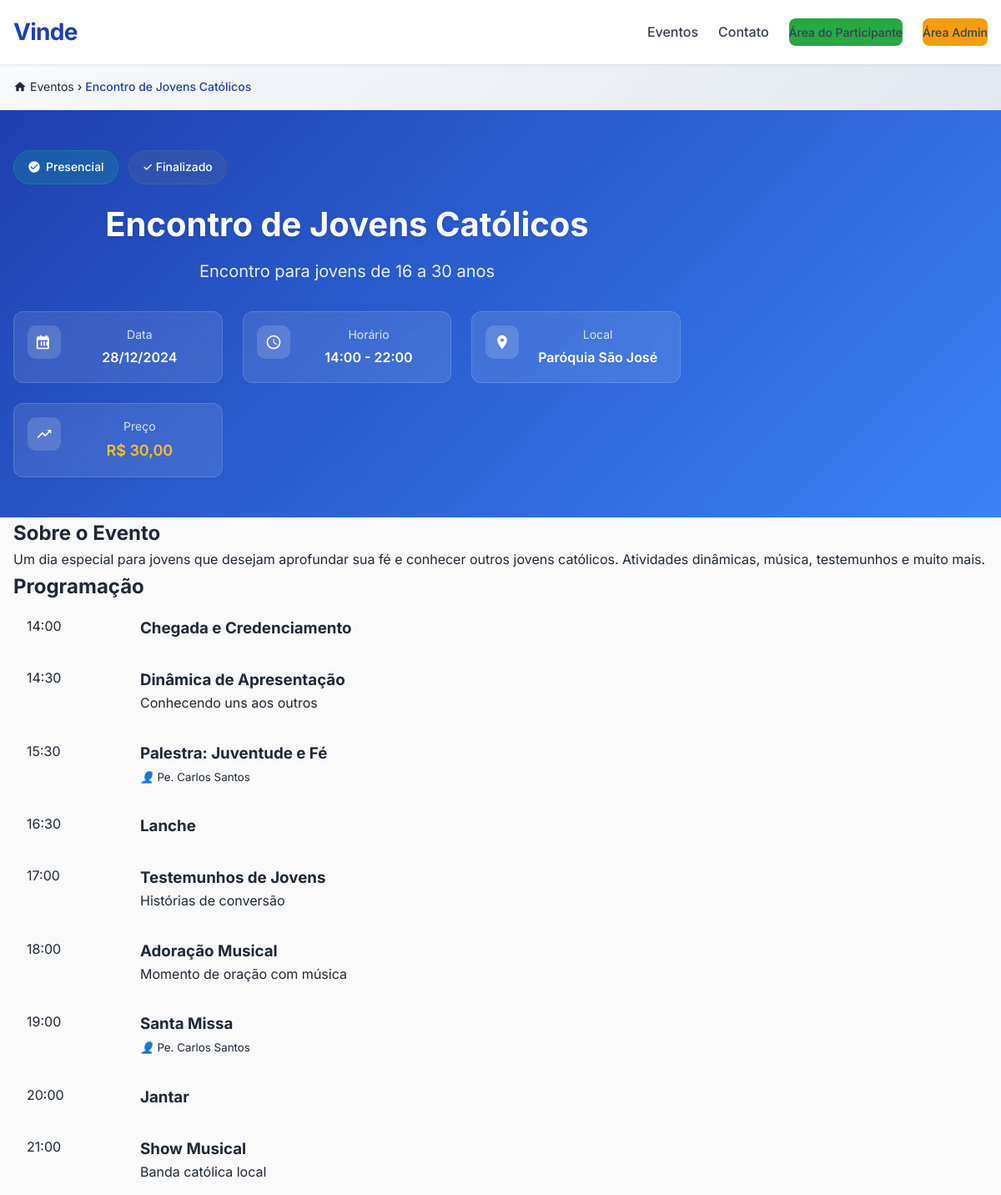
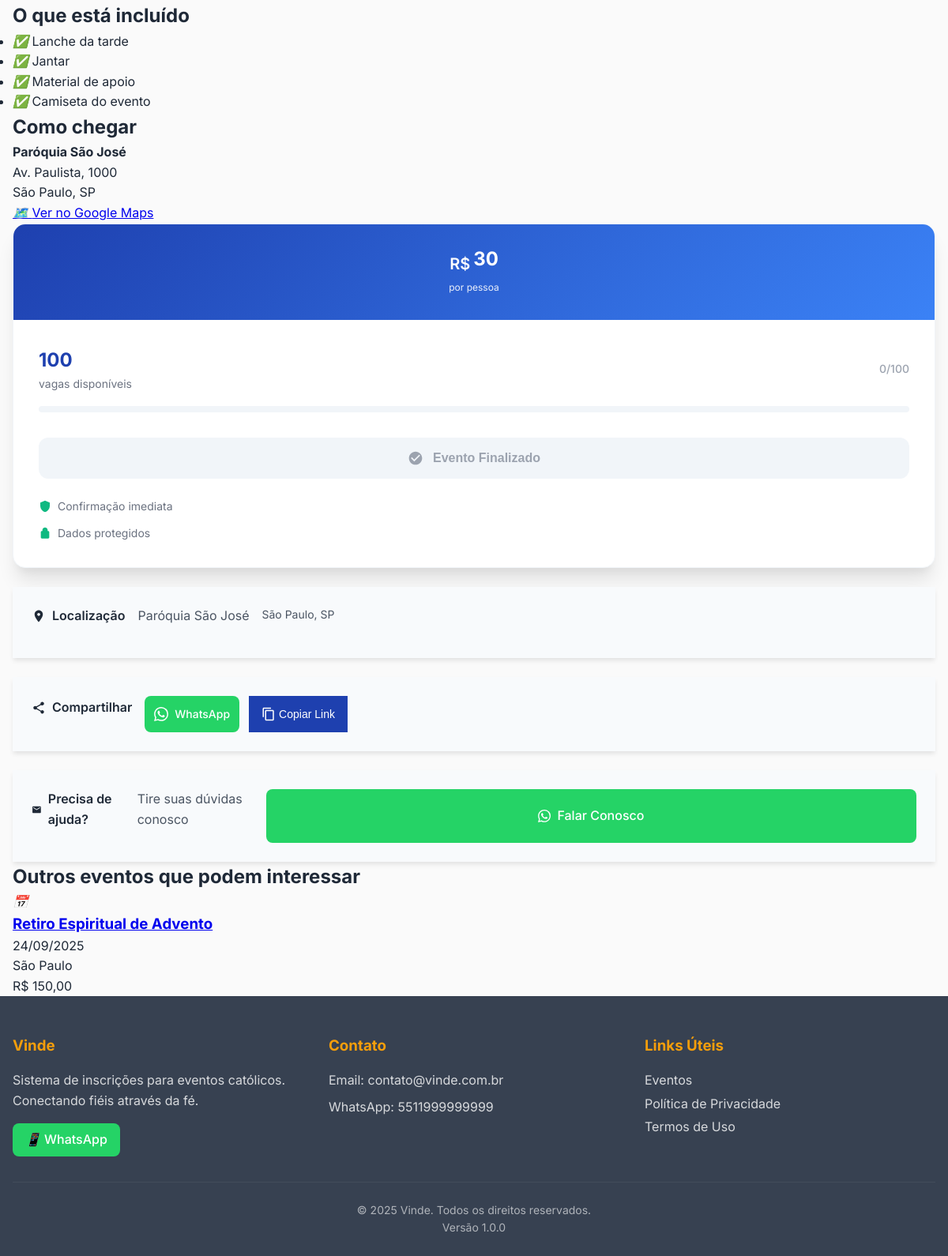
The app's page /evento.php?id=2 with its own data (2 pictures, top to bottom).
### tables this page shows
CREATE TABLE IF NOT EXISTS `eventos` (
  `id` int(11) NOT NULL AUTO_INCREMENT,
  `nome` varchar(200) NOT NULL,
  `slug` varchar(200) NOT NULL,
  `descricao` text DEFAULT NULL,
  `descricao_completa` text DEFAULT NULL,
  `data_inicio` date NOT NULL,
  `data_fim` date DEFAULT NULL,
  `horario_inicio` time DEFAULT NULL,
  `horario_fim` time DEFAULT NULL,
  `local` varchar(200) NOT NULL,
  `endereco` text DEFAULT NULL,
  `cidade` varchar(100) NOT NULL,
  `estado` varchar(2) DEFAULT 'SP',
  `valor` decimal(10,2) NOT NULL DEFAULT 0.00,
  `limite_participantes` int(11) NOT NULL DEFAULT 100,
  `tipo` enum('presencial','online','hibrido') DEFAULT 'presencial',
  `status` enum('ativo','inativo','finalizado','esgotado') DEFAULT 'ativo',
  `programacao` longtext DEFAULT NULL CHECK (json_valid(`programacao`)),
  `inclui` longtext DEFAULT NULL CHECK (json_valid(`inclui`)),
  `imagem` varchar(255) DEFAULT NULL,
  `criado_em` timestamp NOT NULL DEFAULT current_timestamp(),
  `atualizado_em` timestamp NOT NULL DEFAULT current_timestamp() ON UPDATE current_timestamp(),
  PRIMARY KEY (`id`),
  UNIQUE KEY `slug` (`slug`),
  KEY `idx_slug` (`slug`),
  KEY `idx_status` (`status`),
  KEY `idx_data_inicio` (`data_inicio`),
  KEY `idx_cidade` (`cidade`),
  KEY `idx_tipo` (`tipo`),
  KEY `idx_eventos_data_status` (`data_inicio`,`status`)
);

### evento.php (the view, shortened to what the rows shown need)
<?php
require_once 'includes/init.php';
if (isset($_GET['id']) && !empty($_GET['id'])) {
    $evento_id = (int) $_GET['id'];
    $evento = buscar_um("
        SELECT e.*,
               COUNT(p.id) as total_inscritos,
               (e.limite_participantes - COUNT(p.id)) as vagas_restantes
        FROM eventos e
        LEFT JOIN participantes p ON e.id = p.evento_id AND p.status != 'cancelado'
        WHERE e.id = ? AND e.status = 'ativo'
        GROUP BY e.id
    ", [$evento_id]);
} else {
    exibir_erro_404();
}
$programacao = $evento['programacao'] ? json_decode($evento['programacao'], true) : [];
$inclui = $evento['inclui'] ? json_decode($evento['inclui'], true) : [];
$evento_passou = strtotime($evento['data_inicio']) < strtotime('today');
$evento_esgotado = $evento['vagas_restantes'] <= 0;
?>
<main class="evento-main">
    <nav class="evento-breadcrumb">
        <div class="container">
            <div class="breadcrumb-content">
                <a href="<?= SITE_URL ?>" class="breadcrumb-link">
                    <svg width="16" height="16" viewBox="0 0 24 24" fill="currentColor">
                        <path d="M10 20v-6h4v6h5v-8h3L12 3 2 12h3v8z"/>
                    </svg>
                    Eventos
                </a>
                <span class="breadcrumb-separator">›</span>
                <span class="breadcrumb-current"><?= htmlspecialchars($evento['nome']) ?></span>
            </div>
        </div>
    </nav>
    <section class="evento-hero-premium">
        <div class="container">
            <div class="hero-content">
                <div class="hero-badges">
                    <span class="hero-badge hero-badge-<?= $evento['tipo'] ?>">
                        <svg width="16" height="16" viewBox="0 0 24 24" fill="currentColor">
                            <path d="M12 2C6.48 2 2 6.48 2 12s4.48 10 10 10 10-4.48 10-10S17.52 2 12 2zm-2 15l-5-5 1.41-1.41L10 14.17l7.59-7.59L19 8l-9 9z"/>
                        </svg>
                        <?= ucfirst($evento['tipo']) ?>
                    </span>
                    <?php if ($evento_passou): ?>
                        <span class="hero-badge hero-badge-finished">✓ Finalizado</span>
                    <?php elseif ($evento_esgotado): ?>
                        <span class="hero-badge hero-badge-sold-out">🔥 Esgotado</span>
                    <?php elseif ($evento['vagas_restantes'] <= 5): ?>
                        <span class="hero-badge hero-badge-limited">⚡ Últimas vagas</span>
                    <?php endif; ?>
                </div>
                <h1 class="hero-title"><?= htmlspecialchars($evento['nome']) ?></h1>
                <p class="hero-description"><?= htmlspecialchars($evento['descricao']) ?></p>
                <div class="hero-quick-info">
                    <div class="quick-info-grid">
                        <div class="quick-info-item">
                            <div class="quick-info-content">
                                <span class="quick-info-label">Data</span>
                                <span class="quick-info-value">
                                    <?= formatar_data($evento['data_inicio']) ?>
                                </span>
                            </div>
                        </div>
                        <?php if ($evento['horario_inicio']): ?>
                        <div class="quick-info-item">
                            <div class="quick-info-icon">
                                <svg width="20" height="20" viewBox="0 0 24 24" fill="currentColor">
                                    <path d="M11.99 2C6.47 2 2 6.48 2 12s4.47 10 9.99 10C17.52 22 22 17.52 22 12S17.52 2 11.99 2zM12 20c-4.42 0-8-3.58-8-8s3.58-8 8-8 8 3.58 8 8-3.58 8-8 8z"/>
                                    <path d="m12.5 7-1 0 0 6 4.75 2.85.75-1.23-4-2.37z"/>
                                </svg>
                            </div>
                            <div class="quick-info-content">
                                <span class="quick-info-label">Horário</span>
                                <span class="quick-info-value">
                                    <?= date('H:i', strtotime($evento['horario_inicio'])) ?>
                                    <?php if ($evento['horario_fim']): ?>
                                        - <?= date('H:i', strtotime($evento['horario_fim'])) ?>
                                    <?php endif; ?>
                                </span>
                            </div>
                        </div>
                        <?php endif; ?>
                        <div class="quick-info-item">
                            <div class="quick-info-content">
                                <span class="quick-info-label">Local</span>
                                <span class="quick-info-value"><?= htmlspecialchars($evento['local']) ?></span>
                            </div>
                        </div>
                        <div class="quick-info-item">
                            <div class="quick-info-content">
                                <span class="quick-info-label">Preço</span>
                                <span class="quick-info-value quick-info-price">
                                    <?= $evento['valor'] > 0 ? formatar_dinheiro($evento['valor']) : 'Gratuito' ?>
                                </span>
                            </div>
                        </div>
                    </div>
                </div>
            </div>
        </div>
    </section>
    <section class="evento-conteudo">
        <div class="container">
            <div class="evento-layout">
                <div class="evento-principal">
                    <?php if ($evento['descricao_completa']): ?>
                    <div class="evento-secao">
                        <h2>Sobre o Evento</h2>
                        <div class="texto-formatado">
                            <?= nl2br(htmlspecialchars($evento['descricao_completa'])) ?>
                        </div>
                    </div>
                    <?php endif; ?>
                    <?php if (!empty($programacao)): ?>
                    <div class="evento-secao">
                        <h2>Programação</h2>
                    </div>
                    <?php endif; ?>
                    <?php if (!empty($inclui)): ?>
                    <div class="evento-secao">
                        <h2>O que está incluído</h2>
                        <ul class="lista-incluso">
                            <?php foreach ($inclui as $item): ?>
                                <li>
                                    <i class="icon-check"></i>
                                    <?= htmlspecialchars($item) ?>
                                </li>
                            <?php endforeach; ?>
                        </ul>
                    </div>
                    <?php endif; ?>
                    <?php if ($evento['endereco']): ?>
                    <div class="evento-secao">
                        <h2>Como chegar</h2>
                        <div class="endereco">
                            <p><strong><?= htmlspecialchars($evento['local']) ?></strong></p>
                            <p><?= htmlspecialchars($evento['endereco']) ?></p>
                            <p><?= htmlspecialchars($evento['cidade']) ?>, <?= $evento['estado'] ?></p>
                            <a href="https://maps.google.com/?q=<?= urlencode($evento['endereco'] . ', ' . $evento['cidade'] . ', ' . $evento['estado']) ?>"
                               target="_blank"
                               class="btn-mapa">
                                <i class="icon-map"></i>
                                Ver no Google Maps
                            </a>
                        </div>
                    </div>
                    <?php endif; ?>
                </div>
                <aside class="evento-sidebar-premium">
                    <div class="inscricao-card-premium">
                        <div class="card-header-premium">
                            <div class="price-display">
                                <?php if ($evento['valor'] > 0): ?>
                                    <div class="price-main">
                                        <span class="price-currency">R$</span>
                                        <span class="price-value"><?= number_format($evento['valor'], 0, ',', '.') ?></span>
                                    </div>
                                    <span class="price-label">por pessoa</span>
                                <?php else: ?>
                                    <div class="price-free">
                                        <span class="free-badge">Gratuito</span>
                                    </div>
                                <?php endif; ?>
                            </div>
                        </div>
                        <div class="card-body-premium">
                            <div class="availability-section">
                                <div class="availability-header">
                                    <div class="total-spots">
                                        <span><?= $evento['total_inscritos'] ?>/<?= $evento['limite_participantes'] ?></span>
                                    </div>
                                </div>
                            </div>
                        </div>
                    </div>
                    <div class="info-cards-premium">
                        <div class="info-card-premium">
                            <h4>
                                <svg width="18" height="18" viewBox="0 0 24 24" fill="currentColor">
                                    <path d="M12 2C8.13 2 5 5.13 5 9c0 5.25 7 13 7 13s7-7.75 7-13c0-3.87-3.13-7-7-7zm0 9.5c-1.38 0-2.5-1.12-2.5-2.5s1.12-2.5 2.5-2.5 2.5 1.12 2.5 2.5-1.12 2.5-2.5 2.5z"/>
                                </svg>
                                Localização
                            </h4>
                            <p><?= htmlspecialchars($evento['local']) ?></p>
                            <p class="text-muted"><?= htmlspecialchars($evento['cidade']) ?>, <?= $evento['estado'] ?></p>
                        </div>
                    </div>
                </aside>
            </div>
        </div>
    </section>
    <section class="eventos-relacionados">
        <div class="container">
            <h2>Outros eventos que podem interessar</h2>
            <?php
            $eventos_relacionados = buscar_todos("
                SELECT e.*,
                       COUNT(p.id) as total_inscritos,
                       (e.limite_participantes - COUNT(p.id)) as vagas_restantes
                FROM eventos e
                LEFT JOIN participantes p ON e.id = p.evento_id AND p.status != 'cancelado'
                WHERE e.status = 'ativo'
                AND e.data_inicio >= CURDATE()
                AND e.id != ?
                AND (e.cidade = ? OR e.tipo = ?)
                GROUP BY e.id
                ORDER BY e.data_inicio ASC
                LIMIT 3
            ", [$evento['id'], $evento['cidade'], $evento['tipo']]);
            ?>
            <?php if (!empty($eventos_relacionados)): ?>
                <div class="eventos-grid-mini">
                    <?php foreach ($eventos_relacionados as $evento_rel): ?>
                        <article class="evento-card-mini">
                            <div class="card-imagem-mini">
                                <?php if ($evento_rel['imagem']): ?>
                                    <img src="<?= SITE_URL ?>/uploads/<?= $evento_rel['imagem'] ?>"
                                         alt="<?= htmlspecialchars($evento_rel['nome']) ?>">
                                <?php else: ?>
                                    <div class="imagem-placeholder-mini">
                                        <i class="icon-calendar"></i>
                                    </div>
                                <?php endif; ?>
                            </div>
                            <div class="card-content-mini">
                                <h3><a href="<?= SITE_URL ?>/evento/<?= $evento_rel['id'] ?>"><?= htmlspecialchars($evento_rel['nome']) ?></a></h3>
                                <p class="data"><?= formatar_data($evento_rel['data_inicio']) ?></p>
                                <p class="local"><?= htmlspecialchars($evento_rel['cidade']) ?></p>
                                <p class="preco"><?= $evento_rel['valor'] > 0 ? formatar_dinheiro($evento_rel['valor']) : 'Gratuito' ?></p>
                            </div>
                        </article>
                    <?php endforeach; ?>
                </div>
            <?php else: ?>
                <p class="text-center">Nenhum evento relacionado encontrado no momento.</p>
            <?php endif; ?>
        </div>
    </section>
</main>

### records on screen
eventos: nome "Encontro de Jovens Católicos", tipo "Presencial", descricao "Encontro para jovens de 16 a 30 anos", data_inicio "28/12/2024", horario_inicio "14:00", horario_fim "22:00", local "Paróquia São José", valor "R$ 30,00", descricao_completa "Um dia especial para jovens que desejam aprofundar sua fé e conhecer outros jovens católicos. Atividades dinâmicas, música, testemunhos e muito mais.", inclui "Lanche da tarde", inclui "Jantar", inclui "Material de apoio", inclui "Camiseta do evento", endereco "Av. Paulista, 1000", cidade "São Paulo", estado "SP", valor "30", limite_participantes "100"
eventos: nome "Retiro Espiritual de Advento", data_inicio "24/09/2025", cidade "São Paulo", valor "R$ 150,00"

### other values on screen
$item['horario'] "14:00"
$item['titulo'] "Chegada e Credenciamento"
$item['horario'] "14:30"
$item['titulo'] "Dinâmica de Apresentação"
$item['descricao'] "Conhecendo uns aos outros"
$item['horario'] "15:30"
$item['titulo'] "Palestra: Juventude e Fé"
$item['palestrante'] "Pe. Carlos Santos"
$item['horario'] "16:30"
$item['titulo'] "Lanche"
$item['horario'] "17:00"
$item['titulo'] "Testemunhos de Jovens"
$item['descricao'] "Histórias de conversão"
$item['horario'] "18:00"
$item['titulo'] "Adoração Musical"
